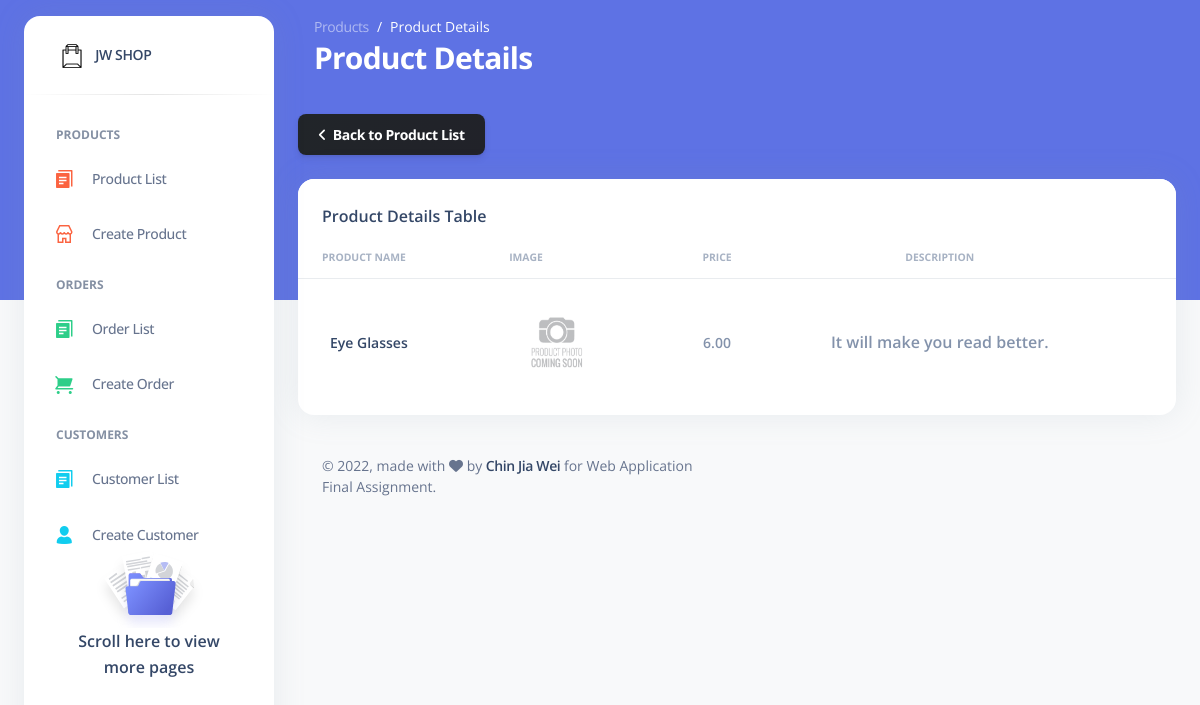
/product_read_one.php?id=4, run on the app's committed database.
### tables this page shows
CREATE TABLE IF NOT EXISTS `products` (
  `id` int(11) NOT NULL AUTO_INCREMENT,
  `name` varchar(128) NOT NULL,
  `description` text NOT NULL,
  `price` decimal(10,2) NOT NULL,
  `product_image` varchar(255) DEFAULT NULL,
  `created` datetime NOT NULL DEFAULT CURRENT_TIMESTAMP,
  `modified` timestamp NOT NULL DEFAULT CURRENT_TIMESTAMP ON UPDATE CURRENT_TIMESTAMP,
  PRIMARY KEY (`id`)
);

### product_read_one.php (the view, shortened to what this page needs)
<!DOCTYPE html>
<html lang="en">
<head>
  <link href="assets/css/nucleo-icons.css" rel="stylesheet" />
  <link href="assets/css/nucleo-svg.css" rel="stylesheet" />
  <link href="assets/css/nucleo-svg.css" rel="stylesheet" />
  <link id="pagestyle" href="assets/css/argon-dashboard.css?v=2.0.2" rel="stylesheet" />
</head>
<?php
if (isset($_GET['id'])) {
  $id = $_GET['id'];
} else {
  die('ERROR: Record ID not found.');
}
include 'database/connection.php';
try {
  $query = "SELECT id, name, description, price, product_image FROM products WHERE id = ? LIMIT 0,1";
  $stmt = $con->prepare($query);
  $stmt->bindParam(1, $id);
  $stmt->execute();
  $row = $stmt->fetch(PDO::FETCH_ASSOC);
  $name = $row['name'];
  $description = $row['description'];
  $price = $row['price'];
  $product_image = $row['product_image'];
}
catch (PDOException $exception) {
  die('ERROR: ' . $exception->getMessage());
}
?>
<body class="g-sidenav-show   bg-gray-100">
  <div class="min-height-300 bg-primary position-absolute w-100"></div>
  <?php
  include 'nav.php';
  ?>
  <main class="main-content position-relative border-radius-lg ">
    <nav class="navbar navbar-main navbar-expand-lg px-0 mx-4 shadow-none border-radius-xl " id="navbarBlur" data-scroll="false">
      <div class="container-fluid py-1 px-3">
        <nav aria-label="breadcrumb">
          <ol class="breadcrumb bg-transparent mb-0 pb-0 pt-1 px-0 me-sm-6 me-5">
            <li class="breadcrumb-item text-sm"><a class="opacity-5 text-white" href="javascript:;">Products</a></li>
            <li class="breadcrumb-item text-sm text-white active" aria-current="page">Product Details</li>
          </ol>
          <h3 class="font-weight-bolder text-white mb-0">Product Details</h3>
        </nav>
      </div>
    </nav>
    <div class="container-fluid py-4">
      <div class="col-12 text-start pb-4">
        <a class="btn bg-gradient-dark mb-0" href="product_read.php"><i class="fas fa-angle-left"></i>&nbsp;&nbsp;Back to Product List</a>
      </div>
      <div class="row">
        <div class="col-12">
          <div class="card mb-4">
            <div class="card-header pb-0">
              <h6>Product Details Table</h6>
            </div>
            <div class="card-body px-0 pt-0 pb-2">
              <div class="table-responsive p-0">
                <table class="table align-items-center mb-0">
                  <thead>
                    <tr>
                      <th class="text-uppercase text-secondary text-xxs font-weight-bolder opacity-7">Product name</th>
                      <th class="text-uppercase text-secondary text-xxs font-weight-bolder opacity-7 ps-2">Image</th>
                      <th class="text-center text-uppercase text-secondary text-xxs font-weight-bolder opacity-7">Price</th>
                      <th class="text-center text-uppercase text-secondary text-xxs font-weight-bolder opacity-7">Description</th>
                      <th class="text-secondary opacity-7"></th>
                    </tr>
                  </thead>
                  <tbody>
                    <tr>
                      <td>
                        <div class="d-flex px-4 py-3">
                          <div class="d-flex flex-column justify-content-center">
                            <h6 class="mb-0 text-sm"><?php echo htmlspecialchars($name, ENT_QUOTES);  ?></h6>
                          </div>
                        </div>
                      </td>
                      <td>
                        <div class='d-flex px-2 py-3'>
                          <div>
                            <?php
                            if ($product_image == "") {
                              echo "<img src ='uploads/default_product_image.png' class='rounded' width='80px' height='80px'>";
                            } else {
                              echo "<img src ='uploads/{$product_image}' class='rounded' width='100px' height='100px'>";
                            }
                            ?>
                      </td>
                      <td class="align-middle text-center text-sm">
                        <span class="text-secondary text-s font-weight-bold"><?php echo htmlspecialchars($price, ENT_QUOTES);  ?></span>
                      </td>
                      <td class="align-middle text-center">
                        <span class="text-secondary text-s font-weight-bold"><?php echo htmlspecialchars($description, ENT_QUOTES);  ?></span>
                      </td>
                </table>
              </div>
            </div>
          </div>
        </div>
      </div>
      <?php
      include("footer.php");
      ?>
</body>
</html>

### data on the page
products: name "Eye Glasses", price "6.00", description "It will make you read better."
